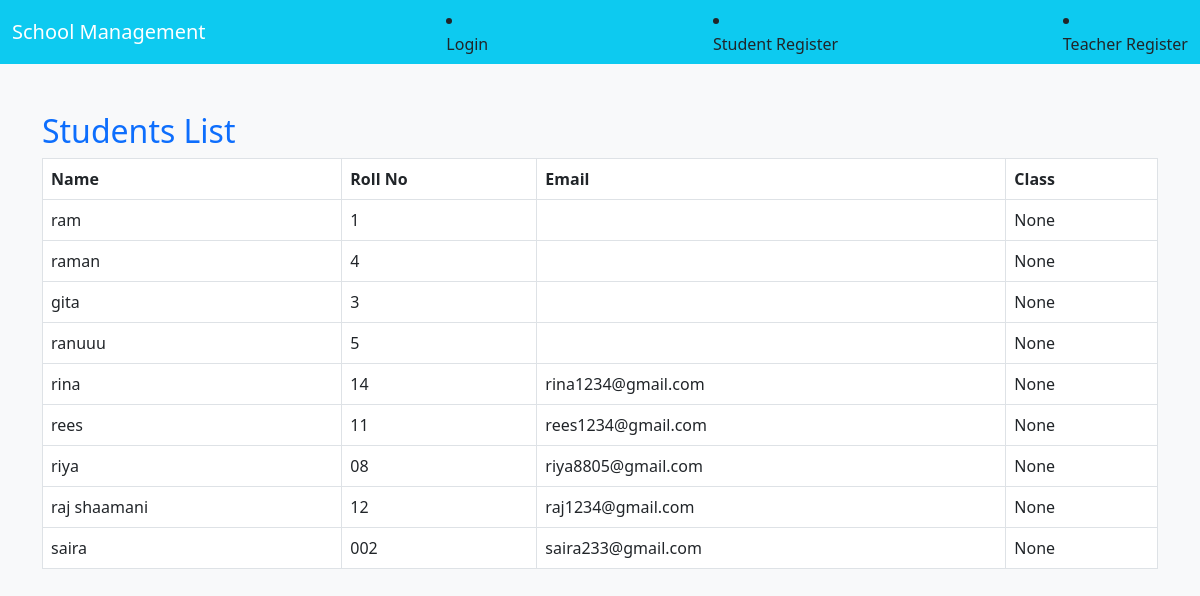
/students/ (signed in), run on the app's committed database.
### core/models.py (models this page shows, shortened)
class StudentProfile(models.Model):
    user = models.OneToOneField(User, on_delete=models.CASCADE)
    roll_no = models.CharField(max_length=20)
    student_class = models.CharField(max_length=50, blank=True, null=True)

### core/views.py (the view)
# urls.py: path('students/', views.students, name='students'),
def students(request):
    students = StudentProfile.objects.all()
    return render(request, 'students.html', {'students': students})

### core/templates/students.html (shortened to what this page needs)
<!DOCTYPE html>
<html>
<head>
    <link rel="stylesheet" href="https://cdn.jsdelivr.net/npm/bootstrap@5.3.0/dist/css/bootstrap.min.css">
</head>
{% include 'navbar.html' %}
<body class="bg-light">
<div class="container mt-5">
    <h2 class="text-primary">Students List</h2>
  <table class="table table-bordered">
    <thead>
        <tr>
            <th>Name</th>
            <th>Roll No</th>
            <th>Email</th>
            <th>Class</th>
        </tr>
    </thead>
    <tbody>
        {% for student in students %}
        <tr>
            <td>{{ student.user.username }}</td>
            <td>{{ student.roll_no }}</td>
            <td>{{ student.user.email }}</td>
            <td>{{ student.student_class }}</td>
        </tr>
        {% empty %}
        <tr>
            <td colspan="4">No students found.</td>
        </tr>
        {% endfor %}
    </tbody>
</table>
</div>
</body>
</html>

### data on the page
StudentProfile: user.username "ram", roll_no "1", student_class "None"
StudentProfile: user.username "raman", roll_no "4", student_class "None"
StudentProfile: user.username "gita", roll_no "3", student_class "None"
StudentProfile: user.username "ranuuu", roll_no "5", student_class "None"
StudentProfile: user.username "rina", roll_no "14", user.email "rina1234@gmail.com", student_class "None"
StudentProfile: user.username "rees", roll_no "11", user.email "rees1234@gmail.com", student_class "None"
StudentProfile: user.username "riya", roll_no "08", user.email "riya8805@gmail.com", student_class "None"
StudentProfile: user.username "raj shaamani", roll_no "12", user.email "raj1234@gmail.com", student_class "None"
StudentProfile: user.username "saira", roll_no "002", user.email "saira233@gmail.com", student_class "None"
